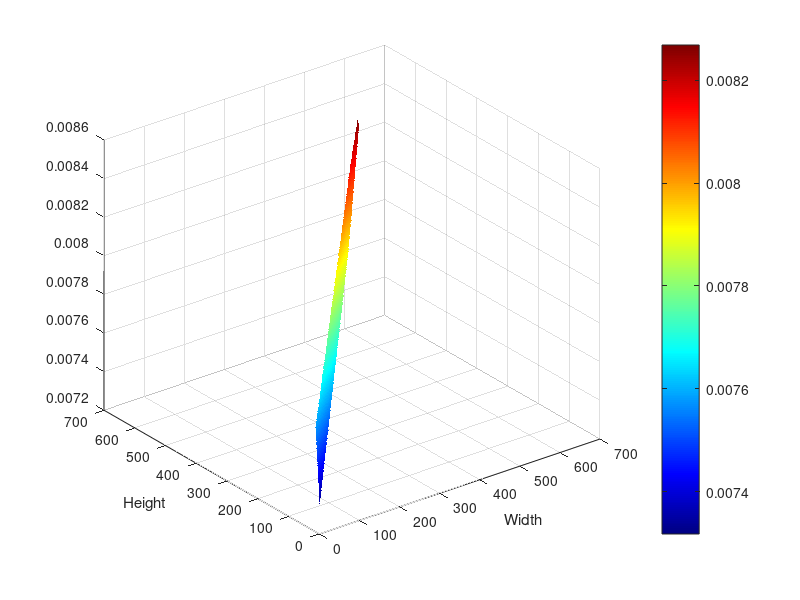

Here is the MATLAB script that generated this plot: (Note: this script raises an error after producing the figure.)
close all ;clear ;
% figure;
% J  = csvread("work/current_map_processed.csv");
% surf(J,'linestyle','none');
% cb1 = colorbar;
% colormap(jet(256))
% xlabel("Width")
% ylabel("Height")
% cb1.Label.String = "Current(A)"

figure;
V  = csvread("output/IR_drop.csv");
V(:,1) = V(:,1)*1e6;
V(:,2) = V(:,2)*1e6;

xmin = min(V(:,1));
xmax = max(V(:,1));
ymax = max(V(:,2));
ymin = min(V(:,2));

[xq,yq] = meshgrid(xmin:1:xmax,ymin:1:ymax);
vq = griddata(V(:,1),V(:,2),V(:,3),xq,yq);
surf(vq,'linestyle','none');
colormap(jet(256))
xlabel("Width")
ylabel("Height")
cb = colorbar;
cb.Label.String = "IR drop(V)";

disp("max drop is: ")
max(V(:,3))
figure;
J = csvread('work/current_map_processed.csv');
surf(J','linestyle','none')
